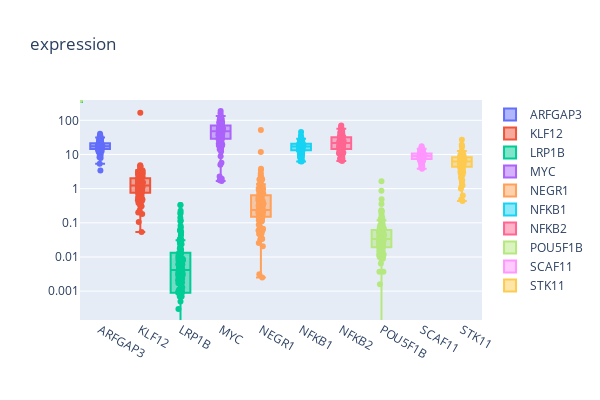

Write notebook code for a chart like this one.
### Code cell
### plotly plot boxplot with all boxpoints
f = '/projects/trans_scratch/validations/workspace/szong/development/genomics_data_analysis/visualization/rpkms_long.csv'
# f = '/projects/trans_scratch/validations/workspace/szong/development/genomics_data_analysis/visualization/rpkms.csv'
df = pd.read_csv(f)
data=[go.Box(y=df[df.gene==col]['rpkm'], 
             name=col, boxpoints='all', 
             pointpos = 0, 
             jitter=.25, 
             
             text=df[df.gene==col]['patient']) for col in df.gene.unique()]

layout=go.Layout(title='expression',
                width=600,
                height=400,
                yaxis=dict(type='log', autorange=True))

fig = go.Figure(data=data, layout=layout)

iplot(fig)
